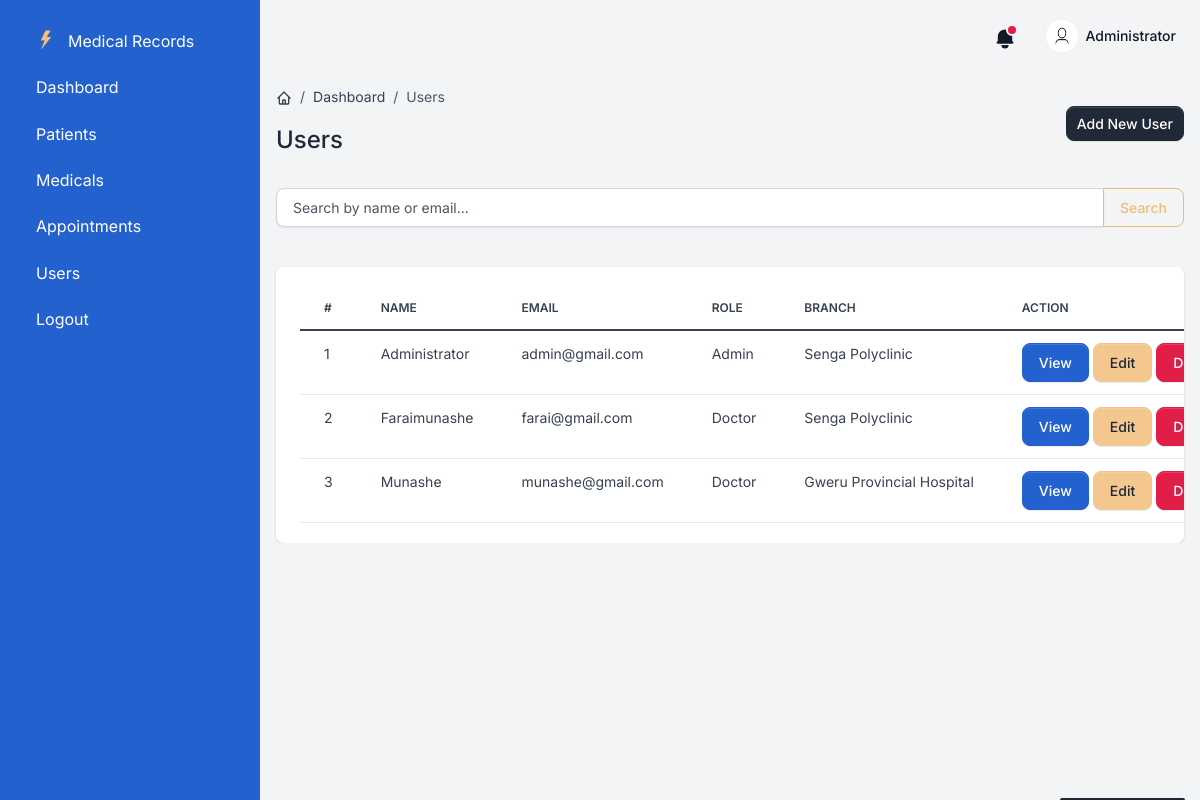
Screenshot of /users (signed in) with the database file from the repository.
### app/models.py (models this page shows, shortened)
class User(UserMixin, db.Model):
    id = db.Column(db.Integer, primary_key=True)
    branch_id = db.Column(db.Integer, db.ForeignKey('branch.id'), nullable=False)
    email = db.Column(db.String(100), unique=True)
    password = db.Column(db.String(100))
    name = db.Column(db.String(100))
    role = db.Column(db.Integer)

class Branch(db.Model):
    id = db.Column(db.Integer, primary_key=True)
    name = db.Column(db.String(100), nullable=False)
    users = db.relationship('User', backref='branch', lazy=True)

### app/user.py (the view)
@users_bp.route('/users', methods=['GET'])
@login_required
def users():
    users = User.query.all()
    return render_template('users.html', users=users)

### app/templates/users.html (shortened to what this page needs)
{% extends "base.html" %}
{% block content %}
    <div class="d-flex justify-content-between flex-wrap flex-md-nowrap align-items-center py-4">
        <div class="d-block mb-4 mb-md-0">
            <nav aria-label="breadcrumb" class="d-none d-md-inline-block">
                <ol class="breadcrumb breadcrumb-dark breadcrumb-transparent">
                    <li class="breadcrumb-item">
                        <a href="{{ url_for('dashboard.dashboard') }}">
                        </a>
                    </li>
                    <li class="breadcrumb-item"><a href="{{ url_for('dashboard.dashboard') }}">Dashboard</a></li>
                    <li class="breadcrumb-item active" aria-current="page">Users</li>
                </ol>
            </nav>
            <h2 class="h4">Users</h2>
        </div>
        <div class="btn-toolbar mb-2 mb-md-0">
            <a href="{{ url_for('users.create_user') }}" class="btn btn-sm btn-gray-800 d-inline-flex align-items-center">
                Add New User
            </a>
        </div>
    </div>
    <div class="table-settings mb-4">
        <form method="GET" action="{{ url_for('users.users') }}" class="mb-3">
            <div class="input-group">
                <input type="text" class="form-control" name="search" placeholder="Search by name or email..." value="{{ search_query }}">
                <button class="btn btn-outline-secondary" type="submit">Search</button>
            </div>
        </form>
    </div>
    <div class="card card-body border-0 shadow table-wrapper table-responsive">
        <table class="table table-hover">
            <thead>
                <tr>
                    <th class="border-gray-200">#</th>
                    <th class="border-gray-200">Name</th>
                    <th class="border-gray-200">Email</th>
                    <th class="border-gray-200">Role</th>
                    <th class="border-gray-200">Branch</th>
                    <th class="border-gray-200">Action</th>
                </tr>
            </thead>
            <tbody>
                {% for user in users %}
                    <tr>
                        <td>{{ user.id }}</td>
                        <td>{{ user.name }}</td>
                        <td>{{ user.email }}</td>
                        <td>{{ 'Admin' if user.role == 1 else 'Doctor' }}</td>
                        <td>{{ user.branch.name }}</td>
                        <td>
                            <a href="{{ url_for('users.view_user', id=user.id) }}" class="btn btn-info">View</a>
                            <a href="{{ url_for('users.update_user', id=user.id) }}" class="btn btn-warning">Edit</a>
                            <form action="{{ url_for('users.delete_user', id=user.id) }}" method="POST" style="display:inline;">
                                <button type="submit" class="btn btn-danger" onclick="return confirm('Are you sure you want to delete this user?');">Delete</button>
                            </form>
                        </td>
                    </tr>
                {% endfor %}
            </tbody>
        </table>
    </div>
{% endblock %}

### app/templates/base.html (shortened to what this page needs)
<!DOCTYPE html>
<html lang="en">
    <head>
        <link type="text/css" href="{{ url_for('static', filename='vendor/sweetalert2/dist/sweetalert2.min.css')}}" rel="stylesheet">
        <link type="text/css" href="{{ url_for('static', filename='vendor/notyf/notyf.min.css')}}" rel="stylesheet">
        <link type="text/css" href="{{ url_for('static', filename='css/volt.css')}}" rel="stylesheet">
    </head>
<body>
    <nav id="sidebarMenu" class="sidebar d-lg-block bg-info text-white collapse" data-simplebar>
        <div class="sidebar-inner px-4 pt-3">
            <ul class="nav flex-column pt-3 pt-md-0">
                <li class="nav-item">
                    <a href="{{ url_for('dashboard.dashboard') }}" class="nav-link d-flex align-items-center">
                    <span class="sidebar-icon">
                        <img src="{{ url_for('static', filename='assets/img/brand/light.svg') }}" height="20" width="20" alt="Volt Logo">
                    </span>
                    <span class="mt-1 ms-1 sidebar-text">Medical Records</span>
                    </a>
                </li>
                <li class="nav-item">
                    <a href="{{ url_for('dashboard.dashboard') }}" class="nav-link">
                        <span class="sidebar-text">Dashboard</span>
                    </a>
                </li>
                <li class="nav-item">
                    <a href="{{ url_for('patients.patients') }}" class="nav-link">
                        <span class="sidebar-text">Patients</span>
                    </a>
                </li>
                <li class="nav-item">
                    <a href="{{ url_for('medicals.medicals') }}" class="nav-link">
                        <span class="sidebar-text">Medicals</span>
                    </a>
                </li>
                <li class="nav-item">
                    <a href="{{ url_for('appointments.appointments') }}" class="nav-link">
                        <span class="sidebar-text">Appointments</span>
                    </a>
                </li>
                <li class="nav-item">
                    <a href="{{ url_for('users.users') }}" class="nav-link">
                        <span class="sidebar-text">Users</span>
                    </a>
                </li>
                <li class="nav-item">
                    <a href="{{ url_for('auth.logout') }}" class="nav-link">
                        <span class="sidebar-text">Logout</span>
                    </a>
                </li>
            </ul>
        </div>
    </nav>
        <main class="content">
            <nav class="navbar navbar-top navbar-expand navbar-dashboard navbar-dark ps-0 pe-2 pb-0">
                <div class="container-fluid px-0">
                    <div class="d-flex justify-content-between w-100" id="navbarSupportedContent">
                        <ul class="navbar-nav align-items-center">
                            <li class="nav-item dropdown">
                                <a class="nav-link text-dark notification-bell unread dropdown-toggle" data-unread-notifications="true" href="#" role="button" data-bs-toggle="dropdown" data-bs-display="static" aria-expanded="false">
                                    <svg class="icon icon-sm text-gray-900" fill="currentColor" viewBox="0 0 20 20" xmlns="http://www.w3.org/2000/svg"><path d="M10 2a6 6 0 00-6 6v3.586l-.707.707A1 1 0 004 14h12a1 1 0 00.707-1.707L16 11.586V8a6 6 0 00-6-6zM10 18a3 3 0 01-3-3h6a3 3 0 01-3 3z"></path></svg>
                                </a>
                            </li>
                            <li class="nav-item dropdown ms-lg-3">
                                <a class="nav-link dropdown-toggle pt-1 px-0" href="#" role="button" data-bs-toggle="dropdown" aria-expanded="false">
                                    <div class="media d-flex align-items-center">
                                        <img class="avatar rounded-circle" alt="Image placeholder" src="{{ url_for('static', filename='images/user-icon.jpg') }}">
                                        <div class="media-body ms-2 text-dark align-items-center d-none d-lg-block">
                                            <span class="mb-0 font-small fw-bold text-gray-900">{{ current_user.name }}</span>
                                        </div>
                                    </div>
                                </a>
                            </li>
                        </ul>
                    </div>
                </div>
            </nav>
            {% block content %}
            {% endblock %}
        </main>
</body>
</html>

### rows the page displays
User: name "Administrator", id "1", email "admin@gmail.com", role "Admin", branch.name "Senga Polyclinic"
User: id "2", name "Faraimunashe", email "farai@gmail.com", role "Doctor", branch.name "Senga Polyclinic"
User: id "3", name "Munashe", email "munashe@gmail.com", role "Doctor", branch.name "Gweru Provincial Hospital"
